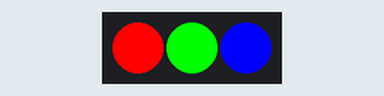
This sketch was run on a simulated Arduino Uno, built with avr-gcc and run on an emulated ATmega328P. Shown: 3 RGB LEDs in strip order, left to right.

Above: at 0.15 s.
At 1.96 s:
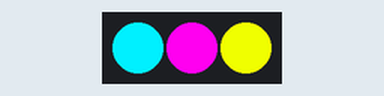
At 2.51 s:
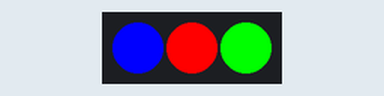
At 3.14 s:
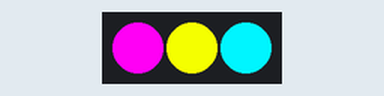
At 4.9 s:
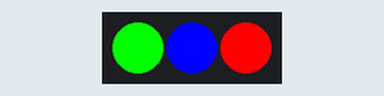
At 7.92 s:
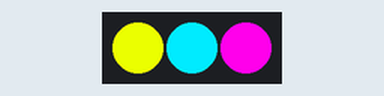
Timing chart, 0 to 8.2 s (numbered marks = the images above):
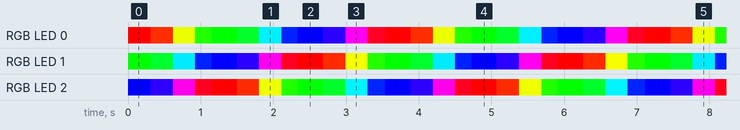

The sketch:

NeopixelMulticolor.ino
```cpp
#include <Adafruit_NeoPixel.h>

const int baudRate = 9600;

const int PIN = 12;
const int NUMPIXELS = 3;

Adafruit_NeoPixel pixels(NUMPIXELS, PIN, NEO_GRB + NEO_KHZ800);

void setup()
{
    setupSerial();
    setupNeoPixel();
}

void setupSerial()
{
    Serial.begin(baudRate);
}

void setupNeoPixel()
{
    pixels.begin();
}

void loop() {
  rainbow(10);
}

void rainbow(int wait) {
  for(long firstPixelHue = 0; firstPixelHue < 5*65536; firstPixelHue += 256) {
    for(int i=0; i<pixels.numPixels(); i++) {
      int pixelHue = firstPixelHue + (i * 65536L / pixels.numPixels());
      pixels.setPixelColor(i, pixels.gamma32(pixels.ColorHSV(pixelHue)));
    }
    pixels.show();
    delay(wait);
  }
}
```

Measured:
- by itself, everything shown: repeats every 3.6 s, in 12 steps
